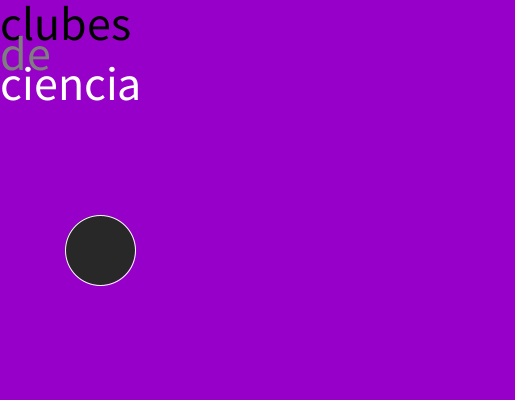
Frame 1 (no input)
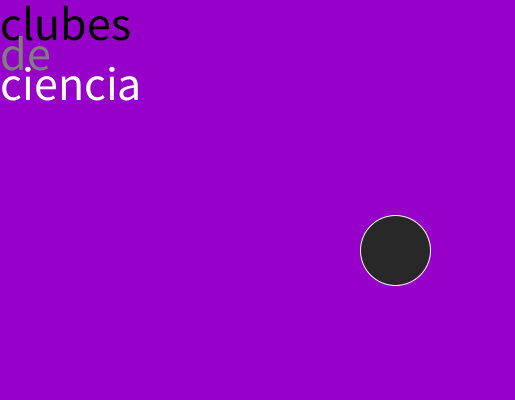
Frame 60 (the mouse pressed at the canvas centre just before this capture)
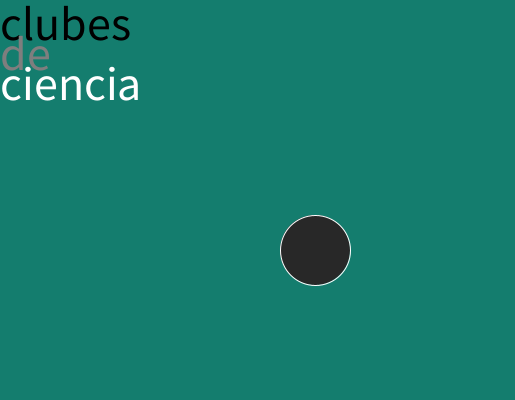
Frame 120 (the mouse held since frame 60 and released just before this capture)

The Processing sketch that drew these frames (run headless with seeded random() and noise(); from frame 60 on, the mouse is pressed at the canvas centre):

// Processing sketch: line_follow_mouse
// ── line_follow_mouse.pde
int x, y, wallLocation, velX;
color c;
void setup() {
    x = 100; y = 250; wallLocation = 400; velX = 5;
size(515, 400);
stroke(255);
c = color(150, 0, 200);
} 

void draw() { 
  background(c);
  textSize(48);
  fill(0);  
  text("clubes", 0, 40);
  fill(126); 
  text("de", 0, 70);
  fill(255);
  text("ciencia", 0, 100);
  fill(40);
  ellipse(x, y, 70, 70);
  x+=velX;
  if(x>500) velX = velX*-1;
  if(x<0) velX = velX*-1;
}

void mousePressed() {
  c  = color(20, 125, 110);
}
